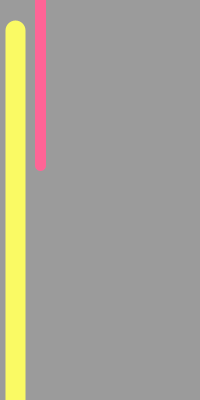
Frame 1 (no input)
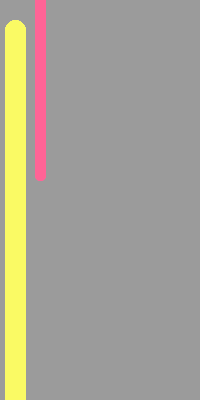
Frame 60 (the mouse pressed at the canvas centre just before this capture)
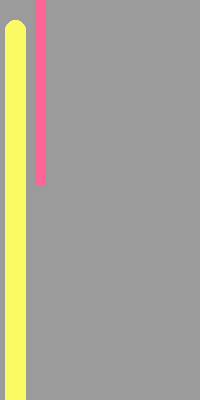
Frame 120 (the mouse held since frame 60 and released just before this capture)

The Processing sketch that drew these frames (run headless with seeded random() and noise(); from frame 60 on, the mouse is pressed at the canvas centre):

// Processing sketch: Tuprak41_no3_hal19
// ── Tuprak41_no3_hal19.pde

void setup(){
  size(200,400);
  background(155);
}
void draw(){
  int d;
d = second();
strokeWeight(20);
stroke(250,250,100);
line(15,30,15,10+15*d+50);

d = second();
strokeWeight(11);
stroke(350,100,150);
line(40,0,40,0+5*d);


}
